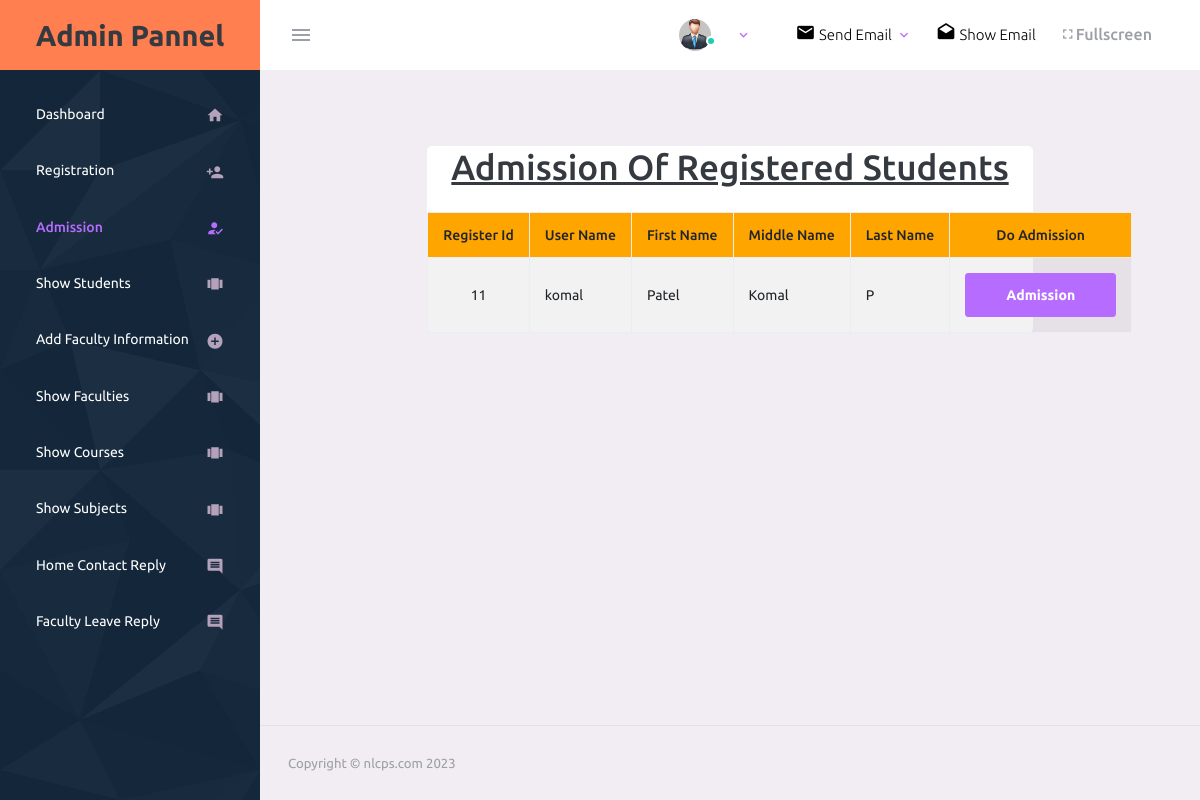
Screenshot of /admin/admission.php with the database file from the repository.
### tables this page shows
CREATE TABLE `register` (
  `regid` int(5) NOT NULL,
  `regdate` date NOT NULL,
  `firstname` varchar(10) NOT NULL,
  `middlename` varchar(10) NOT NULL,
  `lastname` varchar(10) NOT NULL,
  `username` varchar(50) NOT NULL,
  `password` varchar(10) NOT NULL,
  `usertype` varchar(10) NOT NULL,
  `email` varchar(50) NOT NULL,
  `contactno` varchar(15) NOT NULL,
  `status` varchar(3) NOT NULL
);

### class/dataclass.php (called while the page is built, shortened)
<?php
    class dataclass
    {
        public $conn;
        public function __construct()
        {
            $this->conn=mysqli_connect("localhost","root","","studentmanagement");
        }
        public function getTable($query)
        {
            $tb=mysqli_query($this->conn,$query);
            return $tb;
        }
     }
?>

### admin/admission.php (the view, shortened to what this page needs)
<!DOCTYPE html>
<html lang="en">
<head>
    <?php
        include("csslink.php");
        include("../class/dataclass.php");
    ?>
    <?php
        $dc=new dataclass();
    ?>
</head>
<body>
 <form name="frm" action="#" method="post">
  <div class="container-scroller">
    <?php include("navbar.php"); ?>
    <div class="container-fluid page-body-wrapper">
        <?php include("sidebar.php"); ?>
     <div class="main-panel">
      <div class="content-wrapper">
       <div class="row" style="margin-top:2rem">
          <div class="col-md-2"></div>
          <div class="col-md-8 card">
            <div class="row">
              <div class="col-md-12">
                <center>
                 <u><h1>Admission Of Registered Students</h1></u>
                </center>
              </div>
            </div>
            <div class="row" style="margin-top:1rem">
              <table class="table table-bordered table-striped" >
                <thead>
                    <tr style='text-align:center;background-color:orange'>
                        <th>Register Id</th>
                        <th>User Name</th>
                        <th>First Name</th>
                        <th>Middle Name</th>
                        <th>Last Name</th>
                        <th>Do Admission</th>
                    </tr>
                </thead>
                <tbody>
                <?php
                    $query="select regid,username,firstname,middlename,lastname,status from register where usertype='student'";
                    $tb=$dc->getTable($query);
                    while($rw=mysqli_fetch_array($tb))
                    {
                     if($rw['status']=='n')
                     {
                      echo("<tr>");
                      echo("<td style='text-align:center'>".$rw['regid']."</td>");
                      echo("<td>".$rw['username']."</td>");
                      echo("<td>".$rw['firstname']."</td>");
                      echo("<td>".$rw['middlename']."</td>");
                      echo("<td>".$rw['lastname']."</td>");
                      echo("<td><button class='btn btn-primary' name='btnadmision' value='".$rw['regid']."'>Admission</button></td>");
                      echo("</tr>");
                     }
                    }
                ?>
                </tbody>
              </table>
            </div>
          </div>
        </div>
       </div>
       <?php include("footer.php"); ?>
      </div>
     </div>
    </div>
 </form>
</body>
</html>

### rows the page displays
register: regid "11", username "komal", firstname "Patel", middlename "Komal", lastname "P"
